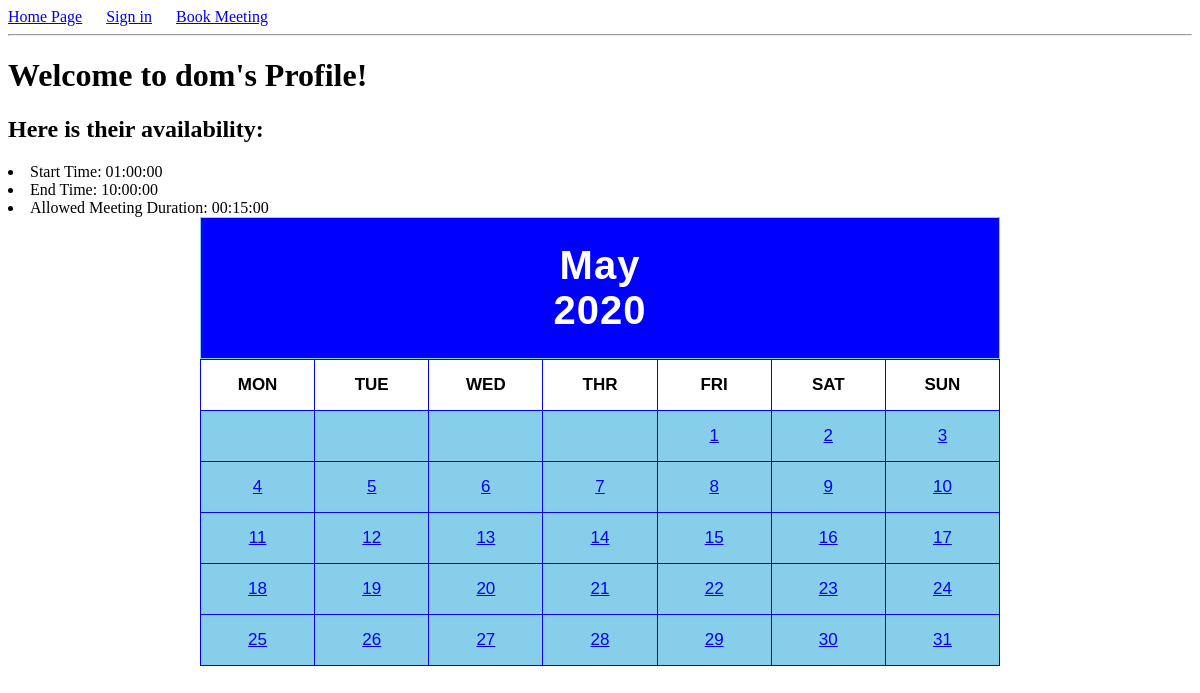
/dom, run on an earlier commit of the app's database.
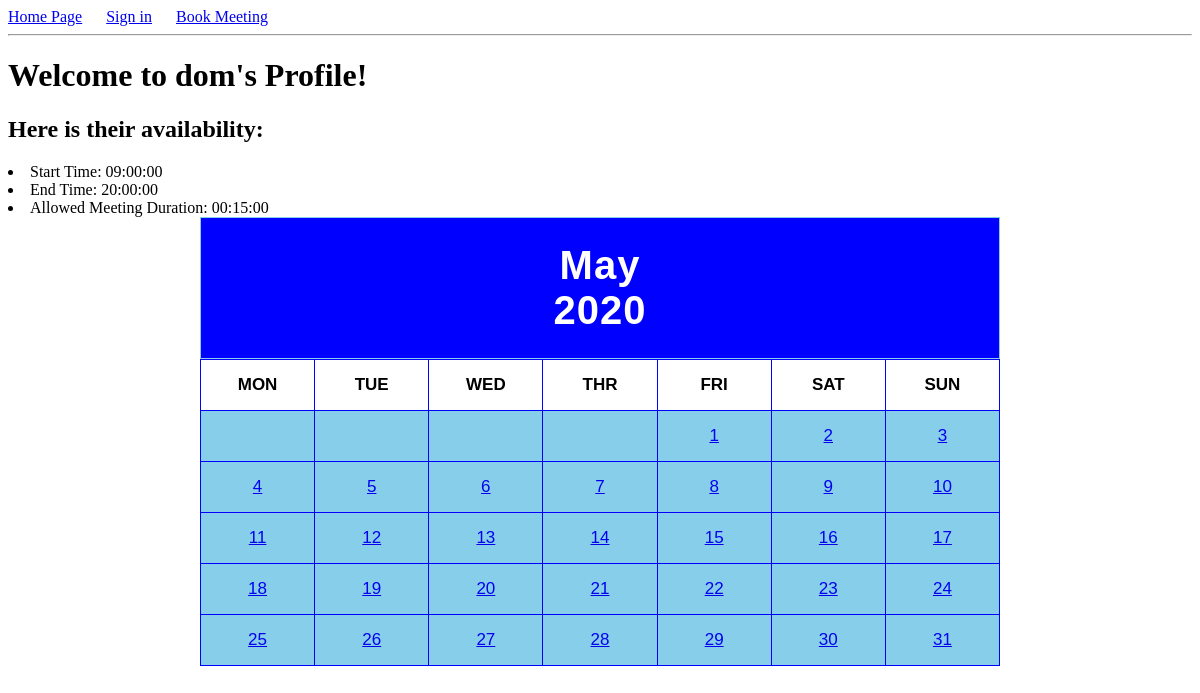
And on a later commit of the database.
### app/models.py (models this page shows, shortened)
class User(db.Model):
    id = db.Column(db.Integer, primary_key=True)
    username = db.Column(db.String(64), index=True, unique=True)
    email = db.Column(db.String(128), index=True, unique=True)
    password_hash = db.Column(db.String(128))
    availability_start = db.Column(db.Time, default= time(9, 0, 0))
    availability_end = db.Column(db.Time, default= time(15, 0, 0))
    meeting_duration = db.Column(db.Time, default= time(0, 30, 0))

### app/routes.py (the view)
@app.route('/<username>')
def profile(username):
    today = datetime.today()
    year = today.year
    month = calendar.month_name[today.month]
    listofdays = calendar.monthcalendar(year, today.month)
    if current_user.is_active:
        flash("Only guests may view other creators' profiles")
        return redirect(url_for('home'))
    found = False
    name = username
    users = User.query.all()
    for u in users:
        if name == u.username:
            found = True
            user = u
    if not found:
        flash('User "' + name + '" Not Found')
        return redirect(url_for('home'))
    return render_template('profile.html', title = 'Creator Profile',
                           year=year, month=month, listofdays=listofdays,
                           user = user)

### app/templates/profile.html (shortened to what this page needs)
{% extends "base.html" %}
{% block content %}
    <h1>Welcome to {{ user.username }}'s Profile!</h1>
    <h2>Here is their availability:</h2>
    <li>Start Time: {{ user.availability_start }}</li>
    <li>End Time: {{ user.availability_end }}</li>
    <li>Allowed Meeting Duration: {{ user.meeting_duration }}</li>
   <head>
    </head>
<body>
     <div class="container">
           <div class="month">
                    <strong>{{ month }}</strong>
                    <br>
                    <strong>{{ year }}</strong>
          </div>
          <table>
               <tr>
                    <th>MON</th>
                    <th>TUE</th>
                    <th>WED</th>
                    <th>THR</th>
                    <th>FRI</th>
                    <th>SAT</th>
                    <th>SUN</th>
               </tr>
               <tr>
                    <td>{% if listofdays[0][0] != 0 %} <a href="{{ url_for('book', username=user.username, year=year, month=month, day=listofdays[0][0]) }}">{{ listofdays[0][0] }}</a> {% endif %}</td>
                    <td>{% if listofdays[0][1] != 0 %} <a href="{{ url_for('book', username=user.username, year=year, month=month, day=listofdays[0][1]) }}">{{ listofdays[0][1] }}</a> {% endif %}</td>
                    <td>{% if listofdays[0][2] != 0 %} <a href="{{ url_for('book', username=user.username, year=year, month=month, day=listofdays[0][2]) }}">{{ listofdays[0][2] }}</a> {% endif %}</td>
                    <td>{% if listofdays[0][3] != 0 %} <a href="{{ url_for('book', username=user.username, year=year, month=month, day=listofdays[0][3]) }}">{{ listofdays[0][3] }}</a> {% endif %}</td>
                    <td>{% if listofdays[0][4] != 0 %} <a href="{{ url_for('book', username=user.username, year=year, month=month, day=listofdays[0][4]) }}">{{ listofdays[0][4] }}</a> {% endif %}</td>
                    <td>{% if listofdays[0][5] != 0 %} <a href="{{ url_for('book', username=user.username, year=year, month=month, day=listofdays[0][5]) }}">{{ listofdays[0][5] }}</a> {% endif %}</td>
                    <td>{% if listofdays[0][6] != 0 %} <a href="{{ url_for('book', username=user.username, year=year, month=month, day=listofdays[0][6]) }}">{{ listofdays[0][6] }}</a> {% endif %}</td>
               </tr>
               <tr>
                    <td><a href="{{ url_for('book', username=user.username, year=year, month=month, day=listofdays[1][0]) }}">{{ listofdays[1][0] }}</a></td>
                    <td><a href="{{ url_for('book', username=user.username, year=year, month=month, day=listofdays[1][1]) }}">{{ listofdays[1][1] }}</a></td>
                    <td><a href="{{ url_for('book', username=user.username, year=year, month=month, day=listofdays[1][2]) }}">{{ listofdays[1][2] }}</a></td>
                    <td><a href="{{ url_for('book', username=user.username, year=year, month=month, day=listofdays[1][3]) }}">{{ listofdays[1][3] }}</a></td>
                    <td><a href="{{ url_for('book', username=user.username, year=year, month=month, day=listofdays[1][4]) }}">{{ listofdays[1][4] }}</a></td>
                    <td><a href="{{ url_for('book', username=user.username, year=year, month=month, day=listofdays[1][5]) }}">{{ listofdays[1][5] }}</a></td>
                    <td><a href="{{ url_for('book', username=user.username, year=year, month=month, day=listofdays[1][6]) }}">{{ listofdays[1][6] }}</a></td>
               </tr>
               <tr>
                    <td><a href="{{ url_for('book', username=user.username, year=year, month=month, day=listofdays[2][0]) }}">{{ listofdays[2][0] }}</a></td>
                    <td><a href="{{ url_for('book', username=user.username, year=year, month=month, day=listofdays[2][1]) }}">{{ listofdays[2][1] }}</a></td>
                    <td><a href="{{ url_for('book', username=user.username, year=year, month=month, day=listofdays[2][2]) }}">{{ listofdays[2][2] }}</a></td>
                    <td><a href="{{ url_for('book', username=user.username, year=year, month=month, day=listofdays[2][3]) }}">{{ listofdays[2][3] }}</a></td>
                    <td><a href="{{ url_for('book', username=user.username, year=year, month=month, day=listofdays[2][4]) }}">{{ listofdays[2][4] }}</a></td>
                    <td><a href="{{ url_for('book', username=user.username, year=year, month=month, day=listofdays[2][5]) }}">{{ listofdays[2][5] }}</a></td>
                    <td><a href="{{ url_for('book', username=user.username, year=year, month=month, day=listofdays[2][6]) }}">{{ listofdays[2][6] }}</a></td>
               </tr>
               <tr>
                    <td><a href="{{ url_for('book', username=user.username, year=year, month=month, day=listofdays[3][0]) }}">{{ listofdays[3][0] }}</a></td>
                    <td><a href="{{ url_for('book', username=user.username, year=year, month=month, day=listofdays[3][1]) }}">{{ listofdays[3][1] }}</a></td>
                    <td><a href="{{ url_for('book', username=user.username, year=year, month=month, day=listofdays[3][2]) }}">{{ listofdays[3][2] }}</a></td>
                    <td><a href="{{ url_for('book', username=user.username, year=year, month=month, day=listofdays[3][3]) }}">{{ listofdays[3][3] }}</a></td>
                    <td><a href="{{ url_for('book', username=user.username, year=year, month=month, day=listofdays[3][4]) }}">{{ listofdays[3][4] }}</a></td>
                    <td><a href="{{ url_for('book', username=user.username, year=year, month=month, day=listofdays[3][5]) }}">{{ listofdays[3][5] }}</a></td>
                    <td><a href="{{ url_for('book', username=user.username, year=year, month=month, day=listofdays[3][6]) }}">{{ listofdays[3][6] }}</a></td>
               </tr>
               <tr>
                    <td>{% if listofdays[4][0] != 0 %} <a href="{{ url_for('book', username=user.username, year=year, month=month, day=listofdays[4][0]) }}">{{ listofdays[4][0] }}</a> {% endif %}</td>
                    <td>{% if listofdays[4][1] != 0 %} <a href="{{ url_for('book', username=user.username, year=year, month=month, day=listofdays[4][1]) }}">{{ listofdays[4][1] }}</a> {% endif %}</td>
                    <td>{% if listofdays[4][2] != 0 %} <a href="{{ url_for('book', username=user.username, year=year, month=month, day=listofdays[4][2]) }}">{{ listofdays[4][2] }}</a> {% endif %}</td>
                    <td>{% if listofdays[4][3] != 0 %} <a href="{{ url_for('book', username=user.username, year=year, month=month, day=listofdays[4][3]) }}">{{ listofdays[4][3] }}</a> {% endif %}</td>
                    <td>{% if listofdays[4][4] != 0 %} <a href="{{ url_for('book', username=user.username, year=year, month=month, day=listofdays[4][4]) }}">{{ listofdays[4][4] }}</a> {% endif %}</td>
                    <td>{% if listofdays[4][5] != 0 %} <a href="{{ url_for('book', username=user.username, year=year, month=month, day=listofdays[4][5]) }}">{{ listofdays[4][5] }}</a> {% endif %}</td>
                    <td>{% if listofdays[4][6] != 0 %} <a href="{{ url_for('book', username=user.username, year=year, month=month, day=listofdays[4][6]) }}">{{ listofdays[4][6] }}</a> {% endif %}</td>
               </tr>
          </table>
     </div>
</body>
{% endblock %}

### app/templates/base.html (shortened to what this page needs)
<!DOCTYPE html>
<html>
    <head>
    </head>
    <body>
       <div>
        <a href="{{ url_for('home') }}">Home Page</a>
        {% if current_user.is_active == False %}
        &emsp; <a href="{{ url_for('login') }}">Sign in</a>
        &emsp; <a href="{{ url_for('search_users') }}">Book Meeting</a>
        {% endif %}
     </div>
       <hr>
       {% block content %}{% endblock %}
    </body>
</html>

### app/templates/base.html (style rules this page uses)
body { background-image: url('https://thumbs.dreamstime.com/b/elegant-web-background-earth-waves-23109063.jpg'); }

### app/templates/profile.html (style rules this page uses)
body { background: white; background-image: url('https://thumbs.dreamstime.com/b/elegant-web-background-earth-waves-23109063.jpg'); }
.container { max-width: 800px; margin: auto; font-family: sans-serif; }
.month { text-align: center; background: blue; font-size: 2.5em; letter-spacing: 1px; color: white; padding: 25px; border: 1px solid skyblue; }
table, th, td { width: 100%; table-layout: fixed; text-align: center; font-size: 17px; border-collapse: collapse; border: 1px solid blue; }
tr, th, td { padding: 15px; }
th { background: white; color: black; }
td { background: skyblue; }

What changed in the data, as far as the page shows it:
changed User "dom": availability_start "01:00:00" → "09:00:00"; availability_end "10:00:00" → "20:00:00"
